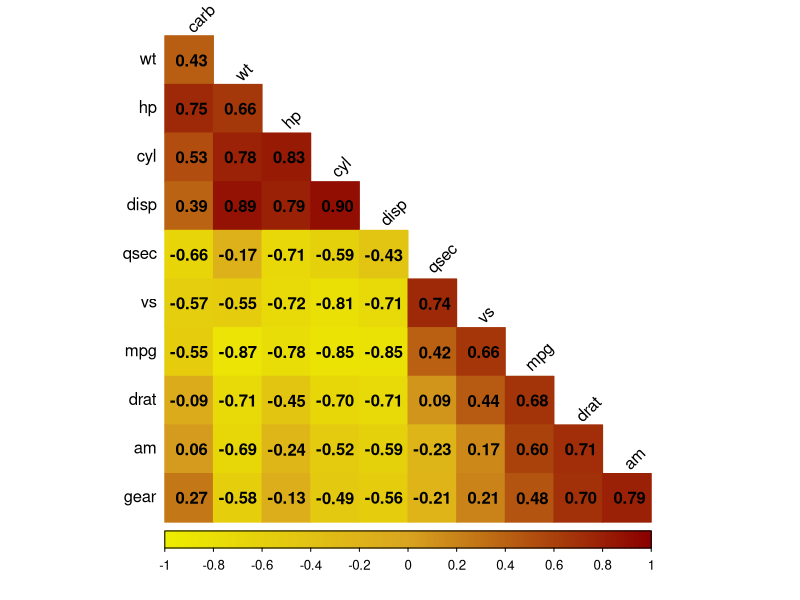

Write the R code that produced this figure.
head(mtcars)
car_cor <-cor(mtcars)
round(car_cor,2)
head(mtcars)

install.packages("corrplot")
library(corrplot)

# corrplot(car_cor)

# corrplot(car_cor, method = "number")

col <- colorRampPalette(c("yellow2","goldenrod","darkred"))

corrplot(car_cor,
         method = "color",       # 색깔로 표현
         col = col(200),         # 색상 200개 선정
         type = "lower",         # 왼쪽 아래 행렬만 표시
         order = "hclust",       # 유사한 상관계수끼리 군집화
         addCoef.col = "black",  # 상관계수 색깔
         tl.col = "black",       # 변수명 색깔
         tl.srt = 45,            # 변수명 45도 기울임
         diag = F)               # 대각 행렬 제외
